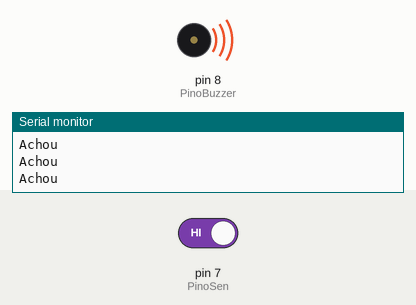
Simulated run of this sketch. Board: Arduino Uno, built with avr-gcc and run on an emulated ATmega328P. Parts: buzzer (waves = sounding, pin HIGH), the last lines printed to the serial monitor. Inputs (shaded band) come from the test bench; at power-on: pin 7 (PinoSen) HIGH.

Above: at 1.8 s.
1.9 s: pin 7 (PinoSen) driven LOW
At 3.0 s:
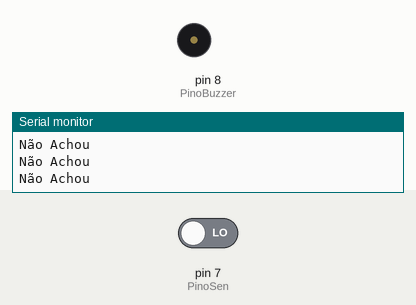
3.5 s: pin 7 (PinoSen) driven HIGH
At 4.6 s:
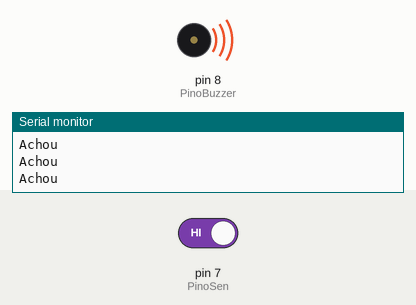
Timing chart, 0 to 6.5 s (numbered marks = the images above; inputs shaded):
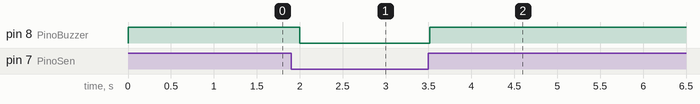

Measured:
- after the input at 1.9 s, pin 8 (PinoBuzzer): HIGH → LOW after 0.10 s
- after the input at 3.5 s, pin 8 (PinoBuzzer): LOW → HIGH at once

The sketch:

Infravermelho-reflexivo-01.ino
```cpp
#define PinoSen 7
#define PinoBuzzer 8


void setup() {
  pinMode(PinoSen, INPUT);
  pinMode(PinoBuzzer, OUTPUT);
  Serial.begin(9600);
}

void loop() {
  bool sensorReflexivo = digitalRead(PinoSen);

  if(!sensorReflexivo){
    Serial.println("Não Achou");
    digitalWrite(PinoBuzzer, LOW);
  }
  else{
    Serial.println("Achou");
    digitalWrite(PinoBuzzer, HIGH);
    delay(500);
  }

}
```
